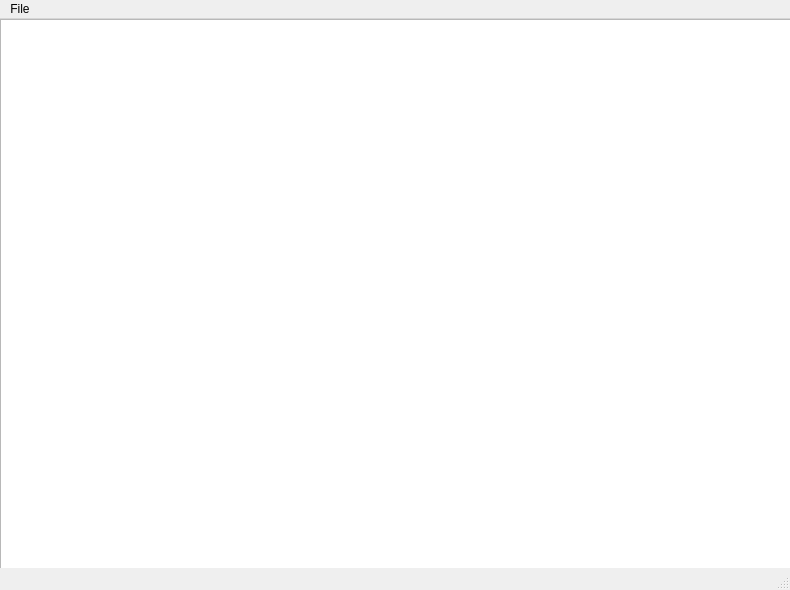
<?xml version="1.0" encoding="UTF-8"?>
<ui version="4.0">
 <class>MainWindow</class>
 <widget class="QMainWindow" name="MainWindow">
  <property name="geometry">
   <rect>
    <x>0</x>
    <y>0</y>
    <width>790</width>
    <height>590</height>
   </rect>
  </property>
  <property name="windowTitle">
   <string>MainWindow</string>
  </property>
  <widget class="QWidget" name="centralwidget">
   <widget class="QPlainTextEdit" name="plainTextEdit">
    <property name="geometry">
     <rect>
      <x>0</x>
      <y>0</y>
      <width>791</width>
      <height>551</height>
     </rect>
    </property>
    <property name="readOnly">
     <bool>true</bool>
    </property>
   </widget>
  </widget>
  <widget class="QMenuBar" name="menubar">
   <property name="geometry">
    <rect>
     <x>0</x>
     <y>0</y>
     <width>790</width>
     <height>26</height>
    </rect>
   </property>
   <widget class="QMenu" name="menuFile">
    <property name="title">
     <string>File</string>
    </property>
    <addaction name="actionLoad"/>
    <addaction name="actionSave"/>
   </widget>
   <addaction name="menuFile"/>
  </widget>
  <widget class="QStatusBar" name="statusbar"/>
  <action name="actionLoad">
   <property name="text">
    <string>Load</string>
   </property>
  </action>
  <action name="actionSave">
   <property name="text">
    <string>Save</string>
   </property>
  </action>
 </widget>
 <resources/>
 <connections/>
</ui>
